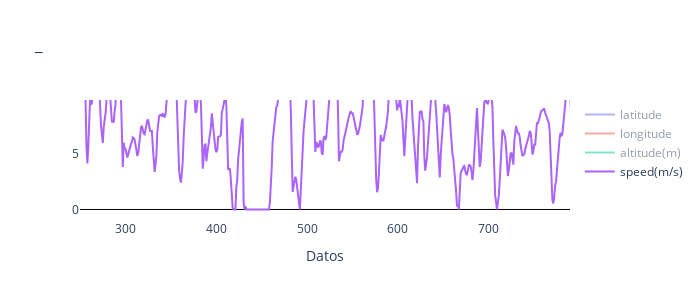
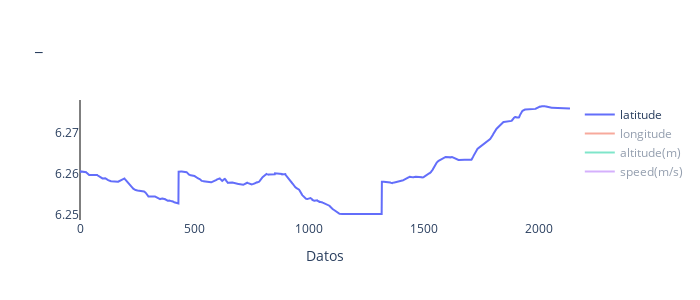

Write notebook code for charts like these, in order.
### Code cell
import pandas as pd
import plotly.express as px
import plotly.graph_objects as go
import numpy as np
from scipy.signal import savgol_filter

# Función para obtener la altitud a partir de las coordenadas GPS
import requests
def get_altitude(lat, lon):
    url = f"https://api.open-elevation.com/api/v1/lookup?locations={lat},{lon}" # URL del servicio de altitud (Open-Elevation) 
    try:
        response = requests.get(url)
        data = response.json()
        altitude = data["results"][0]["elevation"]
        return altitude
    except Exception as e:
        print(f"Error al obtener la altitud: {e}")
        return None # celda vacia 


C = "26"


Travel_driver = pd.read_excel ("Consolidado_Conductor_" + C + ".xlsx")
Travel_driver.columns

#GPS altimetria
fig = go.Figure(data=[go.Scatter(y = Travel_driver['latitude'], name = "latitude", mode="lines"),
                      go.Scatter(y = Travel_driver["longitude"], name = "longitude", mode="lines", visible = "legendonly"),
                      go.Scatter(y = Travel_driver["altitude(m)"], name = "altitude(m)", mode="lines", visible = "legendonly"),
                      go.Scatter(y = Travel_driver["speed(m/s)"], name = "speed(m/s)", mode="lines", visible = "legendonly")])

fig.update_xaxes(zeroline=True, zerolinewidth=1, zerolinecolor='black', title_text="Datos")
fig.update_yaxes(zeroline=True, zerolinewidth=1, zerolinecolor='black', title_text="")
fig.update_layout(height=300, width=700, title_text="_",plot_bgcolor="white")
fig.show()

#GPS altimetria
fig = go.Figure(data=[go.Scatter(y = Travel_driver['latitude'], name = "latitude", mode="lines"),
                      go.Scatter(y = Travel_driver["longitude"], name = "longitude", mode="lines", visible = "legendonly"),
                      go.Scatter(y = Travel_driver["altitude(m)"], name = "altitude(m)", mode="lines", visible = "legendonly"),
                      go.Scatter(y = Travel_driver["speed(m/s)"], name = "speed(m/s)", mode="lines", visible = "legendonly")])

fig.update_xaxes(zeroline=True, zerolinewidth=1, zerolinecolor='black', title_text="Datos")
fig.update_yaxes(zeroline=True, zerolinewidth=1, zerolinecolor='black', title_text="")
fig.update_layout(height=300, width=700, title_text="_",plot_bgcolor="white")
fig.show()

### Figure 1 — Plotly figure (JSON) as saved in the notebook; plotly's stock layout.template omitted (floating-point values rounded to 4 significant figures; data arrays with more than 128 entries replaced by an {"elided": "..."} marker saying what was removed)
{"data": [{"mode": "lines", "name": "latitude", "type": "scatter", "visible": "legendonly", "y": {"elided": "2137 float values"}}, {"mode": "lines", "name": "longitude", "type": "scatter", "visible": "legendonly", "y": {"elided": "2137 float values"}}, {"mode": "lines", "name": "altitude(m)", "type": "scatter", "visible": "legendonly", "y": {"elided": "2137 float values"}}, {"mode": "lines", "name": "speed(m/s)", "type": "scatter", "visible": true, "y": {"elided": "2137 float values"}}], "layout": {"height": 300, "plot_bgcolor": "white", "title": {"text": "_"}, "width": 700, "xaxis": {"autorange": false, "range": [249.9, 789.4], "title": {"text": "Datos"}, "zeroline": true, "zerolinecolor": "black", "zerolinewidth": 1}, "yaxis": {"autorange": false, "range": [-0.9475, 9.846], "title": {"text": ""}, "type": "linear", "zeroline": true, "zerolinecolor": "black", "zerolinewidth": 1}}}

### Figure 2 — Plotly figure (JSON) as saved in the notebook; plotly's stock layout.template omitted (floating-point values rounded to 4 significant figures; data arrays with more than 128 entries replaced by an {"elided": "..."} marker saying what was removed)
{"data": [{"mode": "lines", "name": "latitude", "type": "scatter", "y": {"elided": "2137 float values"}}, {"mode": "lines", "name": "longitude", "type": "scatter", "visible": "legendonly", "y": {"elided": "2137 float values"}}, {"mode": "lines", "name": "altitude(m)", "type": "scatter", "visible": "legendonly", "y": {"elided": "2137 float values"}}, {"mode": "lines", "name": "speed(m/s)", "type": "scatter", "visible": "legendonly", "y": {"elided": "2137 float values"}}], "layout": {"height": 300, "plot_bgcolor": "white", "title": {"text": "_"}, "width": 700, "xaxis": {"autorange": true, "range": [0, 2136], "title": {"text": "Datos"}, "zeroline": true, "zerolinecolor": "black", "zerolinewidth": 1}, "yaxis": {"autorange": true, "range": [6.249, 6.278], "title": {"text": ""}, "type": "linear", "zeroline": true, "zerolinecolor": "black", "zerolinewidth": 1}}}
